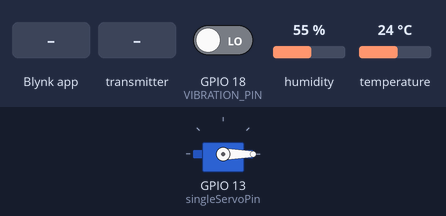
The program below on a simulated ESP32. On the bench: servo. The inputs (shaded band) are chosen by the test bench; at power-on: GPIO 18 (VIBRATION_PIN) LOW, humidity 55 %, temperature 24 °C. WiFi joins after 1.5 s; servers stay silent unless stated; what the program prints to the serial monitor is not drawn.

Above: at 3.0 s.
3.1 s: Blynk app writes 1 to V4
At 3.4 s:
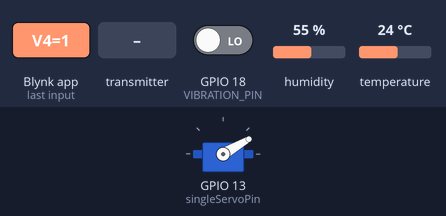
5.4 s: GPIO 18 (VIBRATION_PIN) driven HIGH
7.3 s: the transmitter starts sending waterLevel = 0
8.8 s: the transmitter starts sending distance = 25
10.8 s: the transmitter starts sending waterLevel = 1024
15.3 s: the transmitter starts sending distance = 0
Timing chart, 0 to 18.3 s (numbered marks = the images above; inputs shaded):
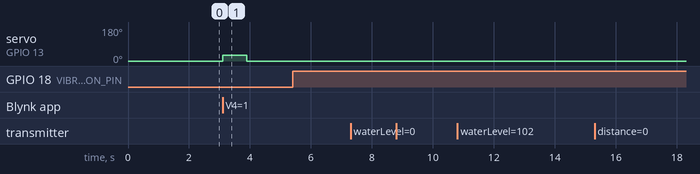

The program:

main.cpp
```cpp
#define BLYNK_TEMPLATE_ID "TMPL6H-cMWIcR"
#define BLYNK_TEMPLATE_NAME "Proj"
#define BLYNK_AUTH_TOKEN "g-bdAArnro7kshKZ7LR4WB6nrya8iH9I"

#include <Arduino.h>
#include <ESP32Servo.h>
#include <WiFi.h>
#include <WiFiClient.h>
#include <BlynkSimpleEsp32.h>
#include <HTTPClient.h>
#include <esp_now.h>
#include "esp_wifi.h"
#include "DHT.h"

// ------------ CONFIGURATION -----------
String GAS_URL = "https://script.google.com/macros/s/AKfycbxOUED034r8Vyhbjur597YmROFteTDIbY1LF1FFCQjea1lLRFVQY6xT50GLGUejPhG5aA/exec";
char ssid[] = "T";
char pass[] = "homeless";
const int FIXED_CHANNEL = 6;

// ------------ SENSOR THRESHOLDS -----------
const int LOW_WATER_THRESHOLD = 500;
const float HIGH_TEMP_THRESHOLD = 35.0;
const float HIGH_HUMIDITY_THRESHOLD = 80.0;

// ------------- HARDWARE PINS -------------
#define DHTPIN 4
#define DHTTYPE DHT11
#define VIBRATION_PIN 18
const int singleServoPin = 13; // Using Pin 13 for all servo control

// ------------- OBJECTS -------------
DHT dht(DHTPIN, DHTTYPE);
Servo myServo;
BlynkTimer timer;

// ------------- GLOBAL DATA -----------
struct SensorData {
  int waterLevel;
  float distance;
};

SensorData latestSensorData = {0, 0.0};
float latestTemperature = 0.0;
float latestHumidity = 0.0;
bool vibrationDetected = false;
const int moveTime = 1000;
// Servo timing control
bool servoActive = false;
unsigned long servoEndTime = 0;

// ------------- SERVO ACTIVATION FUNCTION -----------
void activateServos(bool state) {
  // Set target angles
  int servo1Target = state ? 20 : 0;
  int servo2Target = state ? 20 : 180;
  // Read current position
  int start1 = myServo.read();

  int steps = 50;
  int stepDelay = moveTime / steps;

  // Calculate step size
  float step1 = (servo1Target - start1) / (float)steps;

  float currentPos1 = start1;

  for (int i = 0; i < steps; i++) {
    currentPos1 += step1;

    myServo.write((int)currentPos1);

    delay(stepDelay);
    Blynk.run();
  }

  // Force final position
  myServo.write(servo1Target);
}


// V4: Servo activation button
BLYNK_WRITE(V4) {
  int pinValue = param.asInt();
  Serial.println("Blynk V4 change: " + String(pinValue));

  // Non-blocking: when Blynk button (V4) goes HIGH, move servo to 20deg
  if (pinValue == 1) {
    myServo.write(30);
    servoActive = true;
    servoEndTime = millis() + 800UL; // keep at 20deg for ~1.0 seconds
  }
}

// ------------- SENSOR LOGIC -----------

void checkVibration() {
  int sensorState = digitalRead(VIBRATION_PIN);
  if (sensorState == HIGH) {
    if (!vibrationDetected) {
      Serial.println("Vibration Detected!");
      Blynk.logEvent("vibration_alert", "Warning: System Vibration Detected!");
      Blynk.virtualWrite(V6, 1);
      vibrationDetected = true;
    }
  } else {
    vibrationDetected = false;
    Blynk.virtualWrite(V6, 0);
  }
}

void sendSensorReadings() {
  // Read humidity
  float h = dht.readHumidity();
  // Read temperature as Celsius (isFahrenheit = false)
  float t = dht.readTemperature(false);

  // Check if any reads failed and exit early if so
  if (isnan(h) || isnan(t)) {
    Serial.println("Failed to read from DHT sensor!");
    return;
  }

  // Update global variables for Google Sheets
  latestTemperature = t;
  latestHumidity = h;

  // Print to Serial Monitor for debugging
  Serial.printf("DHT11 Readings: Temp = %.2f °C, Humid = %.2f %%\n", t, h);

  // Send to Blynk Virtual Pins
  Blynk.virtualWrite(V2, t); // Temperature in Celsius
  Blynk.virtualWrite(V3, h); // Humidity Percentage

  // Trigger alerts based on Celsius thresholds
  if (t > HIGH_TEMP_THRESHOLD) {
    Blynk.logEvent("temp_alert", "High Temp: " + String(t, 1) + "°C");
  }
  if (h > HIGH_HUMIDITY_THRESHOLD) {
    Blynk.logEvent("humidity_alert", "High Humidity: " + String(h, 1) + "%");
  }

  // Send remote sensor data
  Blynk.virtualWrite(V1, latestSensorData.waterLevel);
  Blynk.virtualWrite(V5, latestSensorData.distance);
}

// ------------- COMMUNICATION -----------

void OnDataRecv(const uint8_t * mac, const uint8_t *incomingData, int len) {
  // Print sender MAC and raw payload for debugging
  Serial.printf("OnDataRecv from %02X:%02X:%02X:%02X:%02X:%02X len=%d\n",
                mac[0], mac[1], mac[2], mac[3], mac[4], mac[5], len);
  Serial.print("  Raw: ");
  for (int i = 0; i < len; i++) {
    Serial.printf("%02X ", incomingData[i]);
  }
  Serial.println();

  // Try parsing common formats sent by sensor nodes.
  // 1) Expected: int32_t waterLevel; float distance;  (sizeof == 8)
  if (len == (int)sizeof(SensorData)) {
    SensorData data;
    memcpy(&data, incomingData, sizeof(data));
    latestSensorData = data;
    Serial.printf("  Parsed (int32, float): waterLevel=%d, distance=%.2f\n", data.waterLevel, data.distance);
    if (data.waterLevel < LOW_WATER_THRESHOLD) {
      Blynk.logEvent("water_alert", "Water level low: " + String(data.waterLevel));
    }
    return;
  }

  // 2) Alternative: uint16_t waterLevel; float distance;  (sizeof == 6)
  if (len == (int)(sizeof(uint16_t) + sizeof(float))) {
    uint16_t w;
    float d;
    memcpy(&w, incomingData, sizeof(w));
    memcpy(&d, incomingData + sizeof(w), sizeof(d));
    latestSensorData.waterLevel = (int)w;
    latestSensorData.distance = d;
    Serial.printf("  Parsed (uint16, float): waterLevel=%u, distance=%.2f\n", w, d);
    if (latestSensorData.waterLevel < LOW_WATER_THRESHOLD) {
      Blynk.logEvent("water_alert", "Water level low: " + String(latestSensorData.waterLevel));
    }
    return;
  }

  // 3) Alternative order: float distance; int32_t waterLevel; (len >= 8)
  if (len >= (int)(sizeof(float) + sizeof(int32_t))) {
    float d;
    int32_t w;
    memcpy(&d, incomingData, sizeof(d));
    memcpy(&w, incomingData + sizeof(d), sizeof(w));
    latestSensorData.waterLevel = (int)w;
    latestSensorData.distance = d;
    Serial.printf("  Parsed (float, int32): waterLevel=%d, distance=%.2f\n", w, d);
    if (latestSensorData.waterLevel < LOW_WATER_THRESHOLD) {
      Blynk.logEvent("water_alert", "Water level low: " + String(latestSensorData.waterLevel));
    }
    return;
  }

  Serial.println("  Unknown data format — unable to parse into SensorData");
}

void sendToGoogleSheets() {
  if (WiFi.status() == WL_CONNECTED) {
    HTTPClient http;
    String url = GAS_URL + "?temp=" + String(latestTemperature, 2) +
                 "&humid=" + String(latestHumidity, 2) +
                 "&water=" + String(latestSensorData.waterLevel) +
                 "&distance=" + String(latestSensorData.distance, 2) +
                 "&vibration=" + String(vibrationDetected ? 1 : 0);

    http.begin(url.c_str());
    http.setFollowRedirects(HTTPC_STRICT_FOLLOW_REDIRECTS);
    http.GET();
    http.end();
  }
}

// ------------- SETUP & LOOP -----------

void setup() {
  Serial.begin(115200);

  pinMode(VIBRATION_PIN, INPUT);

  myServo.attach(singleServoPin);
  myServo.write(0); // Initialize to 0 degrees

  WiFi.mode(WIFI_STA);
  WiFi.begin(ssid, pass);
  while (WiFi.status() != WL_CONNECTED) {
    delay(100);
    Serial.print(".");
  }

  esp_wifi_set_channel(FIXED_CHANNEL, WIFI_SECOND_CHAN_NONE);

  Blynk.config(BLYNK_AUTH_TOKEN);
  Blynk.connect();
  dht.begin();

  if (esp_now_init() == ESP_OK) {
    esp_now_register_recv_cb(OnDataRecv);
  }

  // Define Timers
  timer.setInterval(2000L, sendSensorReadings);
  timer.setInterval(500L, checkVibration);
  timer.setInterval(60000L, sendToGoogleSheets);
}

void loop() {
  Blynk.run();
  timer.run();
  // Handle servo timeout non-blocking
  if (servoActive && millis() >= servoEndTime) {
    myServo.write(0); // return to 0 degrees
    servoActive = false;
    // Reset button state in Blynk app
    Blynk.virtualWrite(V4, 0);
  }
}
```

Measured:
- after the input at 3.1 s, servo on GPIO 13 (singleServoPin): 0° → 30° at once, → 0° 0.80 s later
- after the input at 5.4 s, every drawn part: stays the same
- after the input at 7.3 s, every drawn part: stays the same
- after the input at 8.8 s, every drawn part: stays the same
- after the input at 10.8 s, every drawn part: stays the same
- after the input at 15.3 s, every drawn part: stays the same
